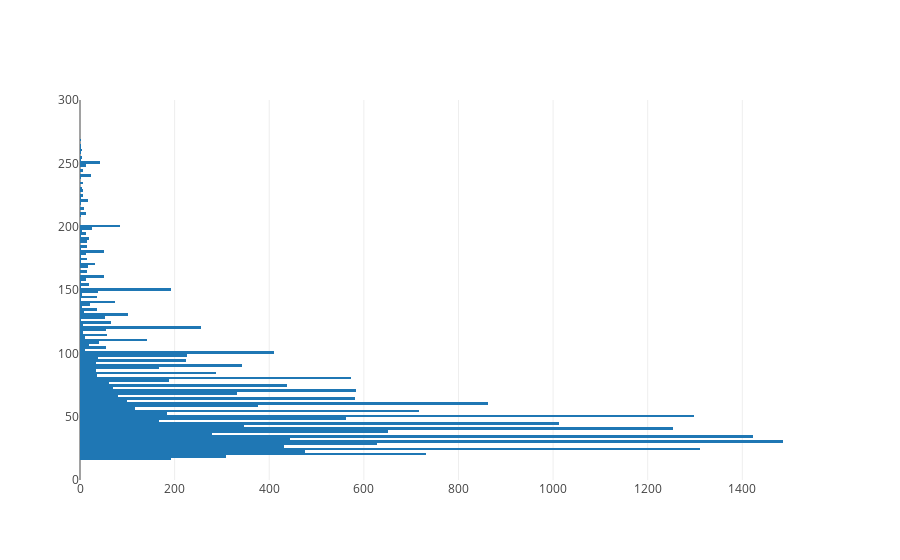

Source (notebook cell):
### Markdown cell above
Remember that our distribution of prices is a right tailed distribution.

### Code cell
import plotly.plotly as py
import plotly.graph_objs as go
import pandas as pd
import numpy as np 

data = [go.Histogram(y=y)]
plot(data, layout = {'yaxis': {'range': [0, 300]}})

### Figure 1 — Plotly figure (JSON) as saved in the notebook; plotly's stock layout.template omitted (floating-point values rounded to 4 significant figures; data arrays with more than 128 entries replaced by an {"elided": "..."} marker saying what was removed)
{"data": [{"type": "histogram", "uid": "46dcd208-94f7-4e41-a868-d45021984f7e", "y": {"elided": "21958 int values"}}], "layout": {"autosize": true, "xaxis": {"autorange": true, "range": [0, 1564.0]}, "yaxis": {"range": [0, 300], "type": "linear"}}}
